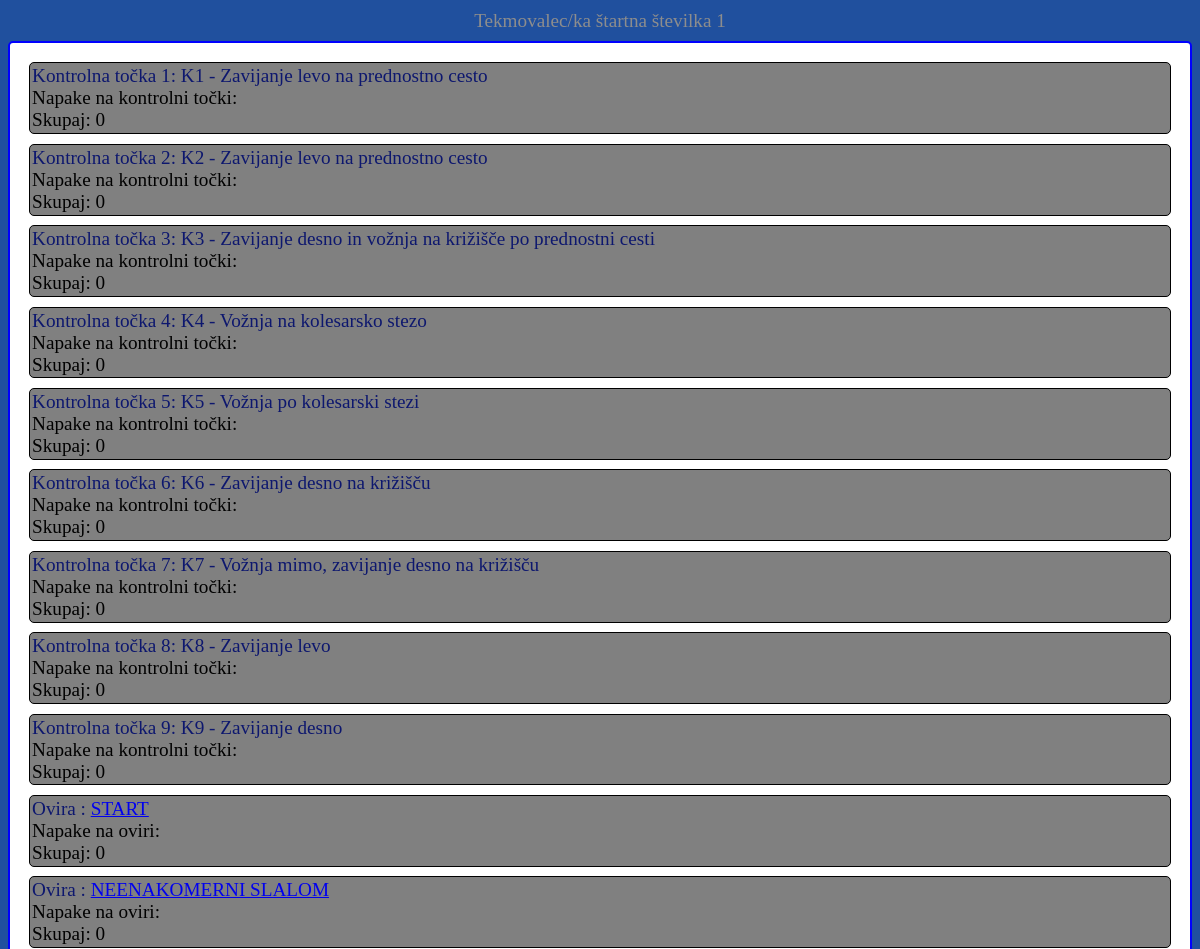
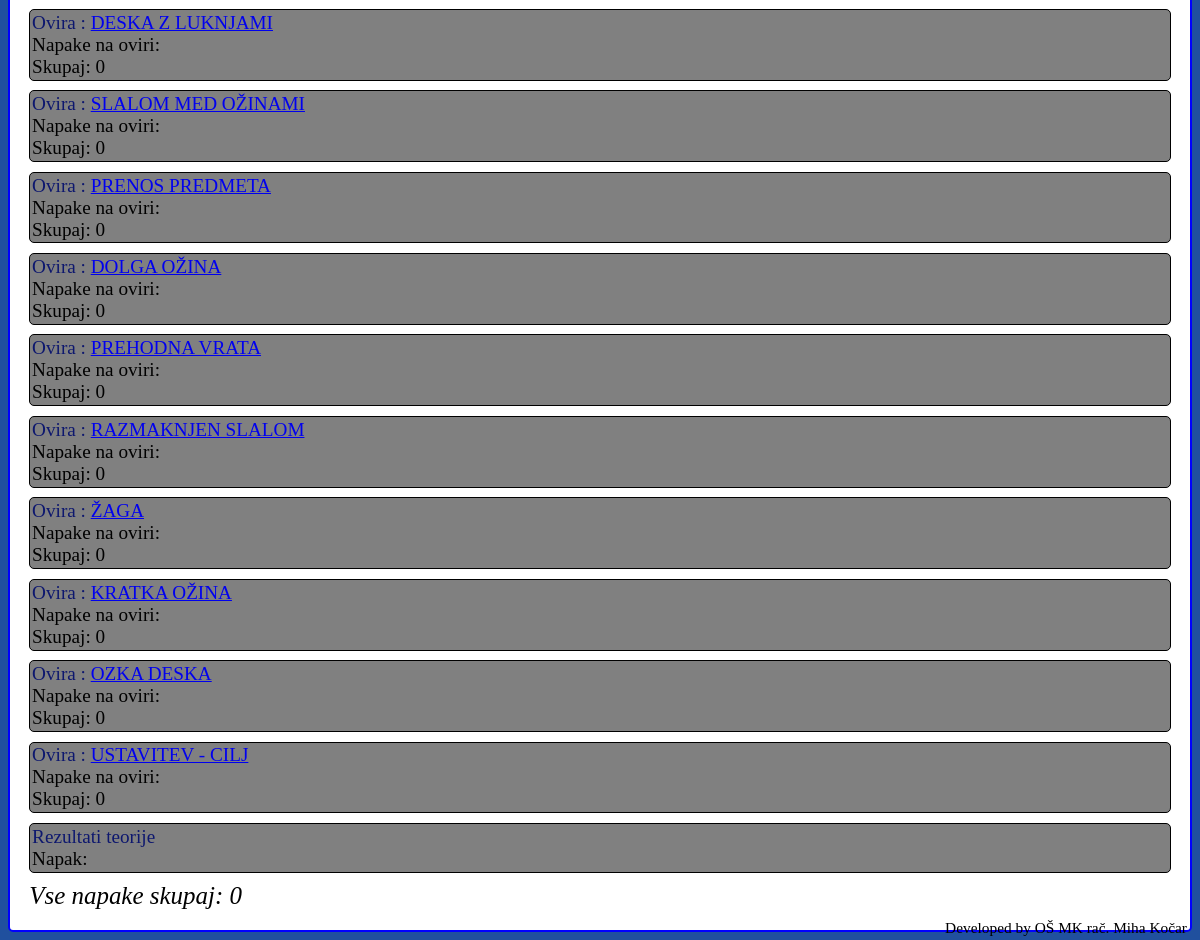
The app's page /tekmovalec.php with its own data (2 pictures, top to bottom).
### tables this page shows
CREATE TABLE 'KT_opis' ('ID_KT' INTEGER PRIMARY KEY NOT NULL, 'Opis_KT' TEXT NOT NULL, 'Nadzornik' TEXT);

CREATE TABLE 'Poligon_ovire_opis' ('ID_ovire' INTEGER PRIMARY KEY NOT NULL, 'Ime_ovire' TEXT NOT NULL,'Dolgi_opis' TEXT NOT NULL, 'foto_ovire'  TEXT NOT NULL  , 'Vrstni_redB' INTEGER);

### SQL_branje.php (called while the page is built, shortened)
<?php
	function SQL_SteviloKontrolnih(){
		$db = new SQLite3('kolesa_vov.sqlite');
		$results = $db->querySingle('SELECT COUNT("ID_KT") FROM "KT_opis";');
		return $results;
	}
	function SQL_SteviloOvir(){
		$db = new SQLite3('kolesa_vov.sqlite');
		$results = $db->querySingle('SELECT COUNT("ID_ovire") FROM "Poligon_ovire_opis";');
		return $results;
	}
	function SQL_PodatkiOKT($KT){
		$db = new SQLite3('kolesa_vov.sqlite');
		$results = $db->querySingle('SELECT "Opis_KT", "Nadzornik" FROM "KT_opis" WHERE "ID_KT" ='.$KT.';',true);
		return $results;
	}
	function SQL_PodatkiOOviri($Ovira){
		$db = new SQLite3('kolesa_vov.sqlite');
		$results = $db->querySingle('SELECT "ID_ovire", "Ime_ovire", "foto_ovire" FROM "Poligon_ovire_opis" WHERE "ID_ovire" ='.$Ovira.';',true);
		return $results;
	}
	function SQL_NapakIzTeorijeTekmovalca($startna){
		$db = new SQLite3('kolesa_vov.sqlite');
		$napak = $db->querySingle('SELECT "SIO_kazenske_tocke" FROM "Teorija_uvoz" WHERE "SIO_userid" IN (SELECT "SIO_userid" FROM "Tekmovalci" WHERE "Startna_stevilka" = '.$startna.');');
		return $napak;
	}
?>

### tekmovalec.php (the view, shortened to what this page needs)
<?php
include 'SQL_branje.php';
if(isset($_GET["startna"]) && isset($_GET["gumb"])){
if($_GET["startna"]>0){
		$StartnaStevilka=$_POST["startna"]+$_GET["gumb"];
	}
}else{
	if(isset($_GET["startna"])){
		$StartnaStevilka=$_GET["startna"];
	}else{
		$StartnaStevilka=1;
	}
}
echo " <!DOCTYPE html>\n<HTML>\n<HEAD>\n<title>Štartna številka ". $StartnaStevilka."</title>\n";
echo "<link rel='stylesheet' type='text/css' href='slog.css'>\n</HEAD>\n<BODY>\n";
echo '<form action="tekmovalec.php" method="GET">';
echo '<div id="tekmovalec">Tekmovalec/ka štartna številka ';
echo $StartnaStevilka.'</div>';
$ST_KT=SQL_SteviloKontrolnih();
$VsehNapak=0;
echo '<div id="kontrolne">';
for($StK=1; $StK<=$ST_KT; $StK++){
	$Napak=0;
	$InfoKT=SQL_PodatkiOKT($StK);
	echo '<div id="kontrolna" ><div id="kontrolna_naziv">Kontrolna točka '.$StK.': '.$InfoKT['Opis_KT'];
	echo '</div>';
	echo '<div id="napake">Napake na kontrolni točki:';
	if($Napak==0){
	echo '<div id="napake0">Skupaj: '.$Napak.'</div>';
	}else{
	echo '<div id="napakeT">Skupaj: '.$Napak.'</div>';
	}
	$VsehNapak+=$Napak;
	echo '</div></div>';
}
$ST_Ovir=SQL_SteviloOvir();
for($StO=1; $StO<=$ST_Ovir; $StO++){
	$InfoOviri=SQL_PodatkiOOviri($StO);
echo '<div id="poligonN">';
echo '<div id="kontrolna" ><div id="kontrolna_naziv">Ovira : <a href="/foto/ovire/'.$InfoOviri["foto_ovire"].'">'.$InfoOviri['Ime_ovire'].'</a></div>';
echo '<div id="napake">Napake na oviri:';
$Napak=0;
if($Napak==0){
	echo '<div id="napake0">Skupaj: '.$Napak.'</div>';
	}else{
	echo '<div id="napakeT">Skupaj: '.$Napak.'</div>';
	}
	$VsehNapak+=$Napak;
echo '</div>';
echo '</div>';
}
echo '<div id="poligonN">';
echo '<div id="kontrolna" ><div id="kontrolna_naziv">Rezultati teorije</div>';
echo '<div id="napake">';
$Tock=SQL_NapakIzTeorijeTekmovalca($StartnaStevilka);
if($Tock==0){
	echo '<div id="napake0">Napak: '.$Tock.'</div>';
	}else{
	echo '<div id="napakeT">Napak: '.$Tock.'</div>';
	}
	$VsehNapak+=$Tock;
echo '</div>';
echo '</div>';
echo "</div>\n<div id='napakeSkup'>Vse napake skupaj: ".$VsehNapak.'</div><div id="dev">Developed by OŠ MK rač. Miha Kočar</div>';
echo "</BODY>\n</HTML>";
?>

### slog.css (style rules this page uses)
body { background:#20509e; -webkit-user-select: none; -moz-user-select: none; -ms-user-select: none; user-select: none; font-size: 1.2em; }
#tekmovalec { color: #8d8d8d; text-align: center; margin-top:0.5em; margin-bottom:0.5em; }
#kontrolne { border-radius: 5px; border:2px; padding:1em; border-style: solid; border-color:blue; background:white; }
#kontrolna { border-radius: 5px; border:1px; padding:0.1em; margin-bottom:0.5em; border-style: solid; border-color:black; background:gray; }
#kontrolna_naziv { color:#0d176e; padding:0em; margin:0px; border-style: none; background:gray; }
#napakeSkup { font-style: oblique; top:1em; left:1em; font-size: 1.3em; }
#dev { right:10px; position:fixed; bottom:0px; font-size: 0.8em; padding:0.2em; }

### records on screen
kt_opis: Opis_KT "K1 - Zavijanje levo na prednostno cesto", Napak "0"
kt_opis: Opis_KT "K2 - Zavijanje levo na prednostno cesto", Napak "0"
kt_opis: Opis_KT "K3 - Zavijanje desno in vožnja na križišče po prednostni cesti", Napak "0"
kt_opis: Opis_KT "K4 - Vožnja na kolesarsko stezo", Napak "0"
kt_opis: Opis_KT "K5 - Vožnja po kolesarski stezi", Napak "0"
kt_opis: Opis_KT "K6 - Zavijanje desno na križišču", Napak "0"
kt_opis: Opis_KT "K7 - Vožnja mimo, zavijanje desno na križišču", Napak "0"
kt_opis: Opis_KT "K8 - Zavijanje levo", Napak "0"
kt_opis: Opis_KT "K9 - Zavijanje desno", Napak "0"
poligon_ovire_opis: Ime_ovire "START", Napak "0"
poligon_ovire_opis: Ime_ovire "NEENAKOMERNI SLALOM", Napak "0"
poligon_ovire_opis: Ime_ovire "DESKA Z LUKNJAMI", Napak "0"
poligon_ovire_opis: Ime_ovire "SLALOM MED OŽINAMI", Napak "0"
poligon_ovire_opis: Ime_ovire "PRENOS PREDMETA", Napak "0"
poligon_ovire_opis: Ime_ovire "DOLGA OŽINA", Napak "0"
poligon_ovire_opis: Ime_ovire "PREHODNA VRATA", Napak "0"
poligon_ovire_opis: Ime_ovire "RAZMAKNJEN SLALOM", Napak "0"
poligon_ovire_opis: Ime_ovire "ŽAGA", Napak "0"
poligon_ovire_opis: Ime_ovire "KRATKA OŽINA", Napak "0"
poligon_ovire_opis: Ime_ovire "OZKA DESKA", Napak "0"
poligon_ovire_opis: Ime_ovire "USTAVITEV - CILJ", Napak "0"

### other values on screen
$StartnaStevilka "1"
$VsehNapak "0"
